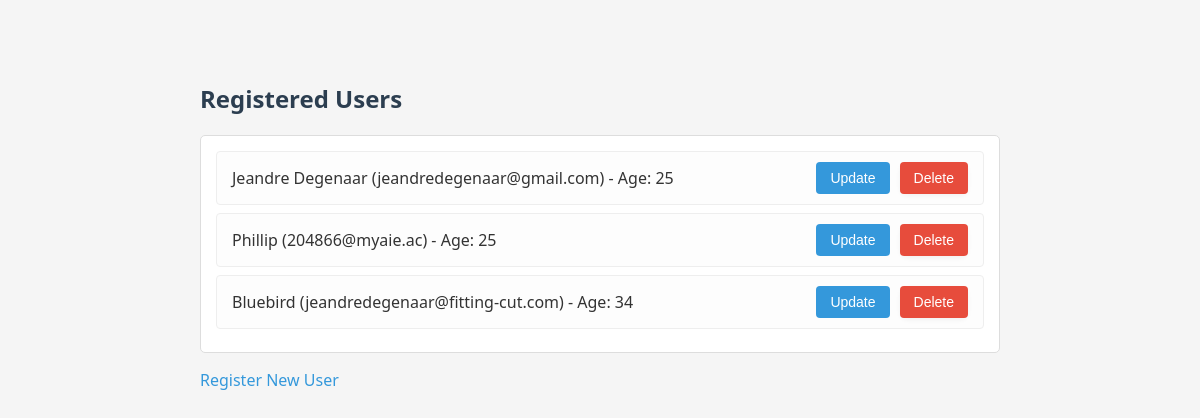
Screenshot of /users with the database file from the repository.
### models.py (models this page shows)
class User(db.Model):
    id = db.Column(db.Integer, primary_key=True)           # Unique identifier
    name = db.Column(db.String(50), nullable=False)        # User's name
    email = db.Column(db.String(100), nullable=False, unique=True)  # Unique email
    age = db.Column(db.Integer)                            # User's age

### app.py (the view)
@app.route('/users')
@app.route('/users')
def view_users():
    users = User.query.all()
    delete_forms = {user.id: DeleteForm() for user in users}
    return render_template('users.html', users=users, delete_forms=delete_forms)

### templates/users.html (shortened to what this page needs)
{% extends 'base.html' %}
{% block content %}
<h2>Registered Users</h2>
<ul>
    {% for user in users %}
    <li>
        <div style="display: flex; justify-content: space-between; align-items: center;">
            <span>
                {{ user.name }} ({{ user.email }}) - Age: {{ user.age }}
            </span>
            <div class="user-actions">
                <a href="{{ url_for('update', user_id=user.id) }}">
                    <button type="button" class="update-btn">Update</button>
                </a>
                <form action="{{ url_for('delete', user_id=user.id) }}" method="post">
                    <button type="submit" class="delete-btn" onclick="return confirm('Are you sure?');">Delete</button>
                </form>
            </div>
        </div>
    </li>
    {% endfor %}
</ul>
<a href="{{ url_for('register') }}">Register New User</a>
{% endblock %}

### templates/base.html (shortened to what this page needs)
<!DOCTYPE html>
<html lang="en">
<head>
</head>
<body>
    {% block content %}{% endblock %}
</body>
</html>

### templates/base.html (style rules this page uses)
body { font-family: "Segoe UI", sans-serif; background-color: #f5f5f5; color: #333; padding: 40px; max-width: 800px; margin: auto; }
h2 { color: #2c3e50; }
form { background: #fff; padding: 20px; border: 1px solid #ddd; border-radius: 8px; box-shadow: 0 2px 5px rgba(0,0,0,0.05); }
button, input[type="submit"] { background-color: #3498db; color: white; border: none; padding: 10px 20px; border-radius: 4px; cursor: pointer; }
a { color: #3498db; text-decoration: none; }
ul { list-style: none; padding: 0; background: #fff; padding: 15px; border-radius: 5px; border: 1px solid #ddd; }
li { padding: 10px 15px; margin-bottom: 8px; background-color: #fdfdfd; border: 1px solid #eee; border-radius: 4px; }
.user-actions { display: flex; gap: 10px; align-items: center; }
.user-actions form { margin: 0; padding: 0; border: none; background: none; }
.user-actions button { padding: 6px 14px; font-size: 14px; border-radius: 4px; border: none; cursor: pointer; height: 32px; }
.update-btn { background-color: #3498db; color: white; }
.delete-btn { background-color: #e74c3c; color: white; }

### rows the page displays
User: name "Jeandre Degenaar", email "jeandredegenaar@gmail.com", age "25"
User: name "Phillip", email "204866@myaie.ac", age "25"
User: name "Bluebird", email "jeandredegenaar@fitting-cut.com", age "34"
